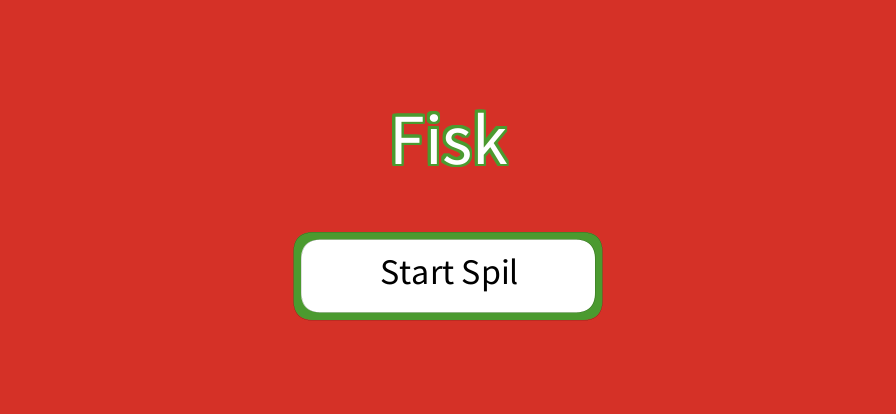
Frame 1 (no input)
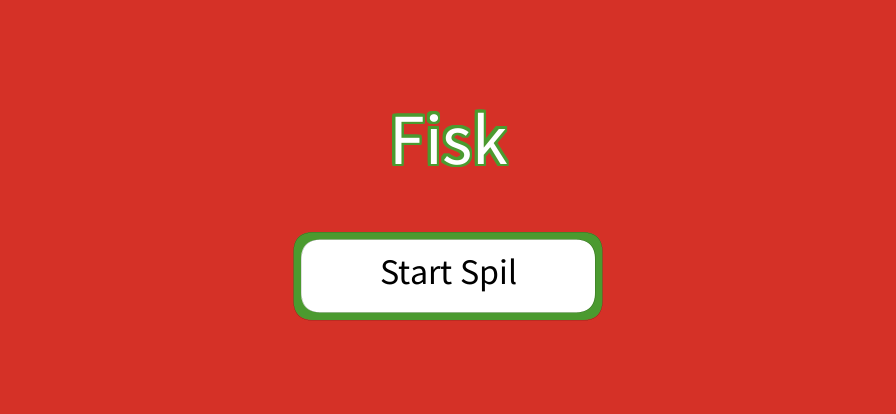
Frame 60 (the mouse pressed at the canvas centre just before this capture)
Frame 120 (the mouse held since frame 60 and released just before this capture): identical to frame 60, image omitted

The Processing sketch that drew these frames (run headless with seeded random() and noise(); from frame 60 on, the mouse is pressed at the canvas centre):

// Processing sketch: Kortspil
// ── Kortspil.pde
boolean inGame = false;

void setup(){
  size(896,414);
  rectMode(CENTER);
  textAlign(CENTER, CENTER);
  
}

void draw(){
  clear();
  background(213, 49, 39);
  if(inGame==false){
    startBtn(width/2,height/3*2,309,88);
    title(width/2,height/3);
  }
  if(inGame){
    game();
  }

}

void title(int x,int y){
  push();
    strokeWeight(3);
    translate(x,y);
    textSize(72);
    fill(75,154,47);
    for(int i = -3; i<3; i++){
      for(int o =-3; o<3; o++){
        text("Fisk", i,o);
      }
    }
    fill(255);
    text("Fisk", 0,0);
  pop();
}

void startBtn(int x, int y, int w, int h){
  push();
    strokeWeight(0);
    translate(x,y);
    
    fill(75,154,47);
    rect(0,0,w,h,20);
    
    fill(255);
    rect(0,0,w-15,h-15,20);
    
    fill(0);
    textSize(36);
    text("Start Spil", 0,-5); 
  pop();
  clickedBtn(x,y,w,h);
}

void clickedBtn(int x, int y, int w, int h){
  if(mousePressed){
    if(mouseX>x - w/2 && mouseX<x+w/2){
      if(mouseY>y-h/2 && mouseY<y+h/2){
        inGame = true;
      }
    }
  }
}

// ── Cards.pde
ArrayList<Card> cardList = new ArrayList<Card>();
boolean cardsMade = false;
boolean randomCardsPicked = false;
boolean cardsDistributed = false;
int numberOfPickedCards;

class Card{
  int symbol; //clubs, diamonds, hearts, spades
  int number; // 1-13
  boolean cardPicked = false;
  boolean cardCounted = false;
  
  boolean cardOwnedByPlayer = false;
  int playerOwningCard;
  
  Card(int _symbol, int _number){
    symbol = _symbol;
    number = _number;
  }
}


void makeAllCards(){
  if(cardsMade == false){
    println("Making cards and picking random cards----");
    for(int i = 0; i<4; i++){
      for(int f = 0; f < 13; f++){
        cardList.add(new Card(i, f));
        println("Symbol: " + (i+1) + " Number: " + (f+1));
      }
    } 
    cardsMade = true;
  }
  
}

void distributeCards(){    //Distributes picked cards between players
  if(cardsDistributed == false && randomCardsPicked == true){
    
    int x = 1;
    for(Card c: cardList){
      
      if(c.cardPicked){ //<>//
        if(x == 1  || x == 5 || x == 9||x == 13|| x == 17|| x== 21|| x == 25){
          c.cardOwnedByPlayer = true;
          c.playerOwningCard = x;
          playerOneCardAmount++;
        }
        if(x == 2 || x == 6 || x == 10|| x == 14 || x == 18 || x == 22 || x == 26){
          c.cardOwnedByPlayer = true;
          c.playerOwningCard = x;
          playerTwoCardAmount++;
        }
        if(x == 3 || x == 7 || x == 11|| x == 15|| x == 19|| x == 23|| x == 27){
          c.cardOwnedByPlayer = true;
          c.playerOwningCard = x;
          playerThreeCardAmount++;
        }
        if(x == 4|| x == 8 || x == 12 || x ==  16 || x == 20 || x == 24 || x == 28){
          c.cardOwnedByPlayer = true;
          c.playerOwningCard = x;
          playerFourCardAmount++;
        }
        x++;
      }
    } 
  }
  
  int nmb = 0;
  for(Card c: cardList){
    if(c.cardOwnedByPlayer == true){
      nmb = nmb + 1;
    }
  }
  if(nmb == 28){
    cardsDistributed = true;
  } //<>//
}

void chooseRandomCards(){  //Either picks or doesn't pick a card until it has picked 28 cards
  if(randomCardsPicked == false){
    int x;
    for(Card c: cardList){
      numberOfPickedCards();
      if(numberOfPickedCards < 28){
        x = int(random(1,10));
        if(x == 5){
          if(c.cardPicked == false){
            c.cardPicked = true;
            println("Card symbol: " + (c.symbol+1) + " and number: " + (c.number+1) + " is picked"); 
          }
        }
      } 
    }
    if(numberOfPickedCards == 28){
      randomCardsPicked = true;
    }
  }
}

void numberOfPickedCards(){ //Checks the number of picked cards
  for(Card c: cardList){
    if(c.cardPicked == true && c.cardCounted == false){
      numberOfPickedCards++;
      c.cardCounted = true;
    }
  }
}

// ── InGame.pde


void game(){
  createPlayers();      //Creates the players 1, 2, 3 and 4
  makeAllCards();       //Generates all 52 cards 
  chooseRandomCards();  //Picks 28 random cards
  distributeCards();    //Distriputes the cards between the players.
  displayGame();        //Displays the visuals 
  
 
}

// ── Players.pde
int playerOneCardAmount;
int playerTwoCardAmount;
int playerThreeCardAmount;
int playerFourCardAmount;

boolean playersCreated = false;

Player[] player = new Player[4];
class Player{
 
 int playerNumber;
 

 Player(int _playerNumber){
   playerNumber = _playerNumber;
 }
  
}

void createPlayers(){  //Creates four players
  if(playersCreated == false){ 
    println("Generates players------------------------ ");
    for(int i = 0;i<=3; i++){
      player [i] = new Player(i);
      println("Player: " + (player[i].playerNumber + 1));
      if(i == 3){
        playersCreated = true;
      }
    }
  }
}
  

// ── displayGame.pde
void displayGame(){
  textSize(12);
  makePlayer(548,350, "Player one",1, false);  //Make four player icons, name and info
  makePlayer(548,100, "Player two",2, false);
  makePlayer(111,220, "Player three",3, true);
  makePlayer(785,220, "Player four",4, false);
}

void makePlayer(int x, int y, String name, int playerNumber, boolean scoreToTheRight){ 
  push();
    translate(x,y);
    
    stroke(0);  //Makes the player icon
    fill(255);
    rect(0,0,40,60);
    ellipse(0,-10,20,20);
    arc(0,30, 35, 50, radians(180), radians(360),CHORD);
    
    text(name,0,-50);      //Info text about the player
    textAlign(LEFT, CENTER);
    if(scoreToTheRight){
      text("Score: ", 30,-20);
      text("Number of cards: " +cardAmount(playerNumber), 30, 0);
    }
    if(scoreToTheRight == false){
      text("Score: ", -150,-20);
      text("Number of cards: " + cardAmount(playerNumber) ,-150, 0);
    }
  pop();
}

int cardAmount(int number){  //The input for the function is what player's number of cards needs to be returned
  if(number == 1){
    return playerOneCardAmount;
  }
  if(number == 2){
    return playerTwoCardAmount;
  }
  if(number == 3){
    return playerThreeCardAmount;
  }
  if(number == 4){
    return playerFourCardAmount;
  }
  return 0;
}
